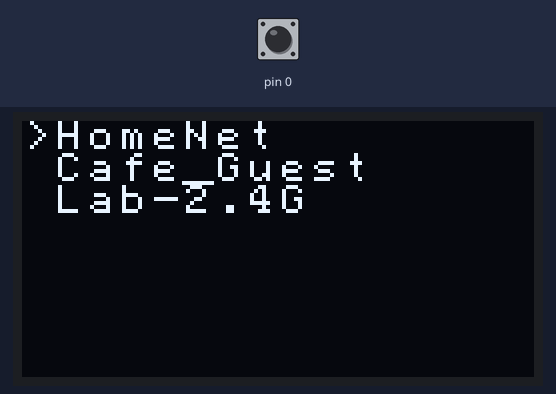
The sketch below on a simulated Arduino Uno, built for the host (arithmetic inside an expression is 32-bit, double 64-bit). Parts: 128×64 one-colour display. Inputs (shaded band) come from the test bench; at power-on: pin 0 HIGH. A WiFi scan finds three made-up networks.

Above: at 2.1 s.
2.9 s: pin 0 pulled LOW for 3.2 s
At 4.1 s:
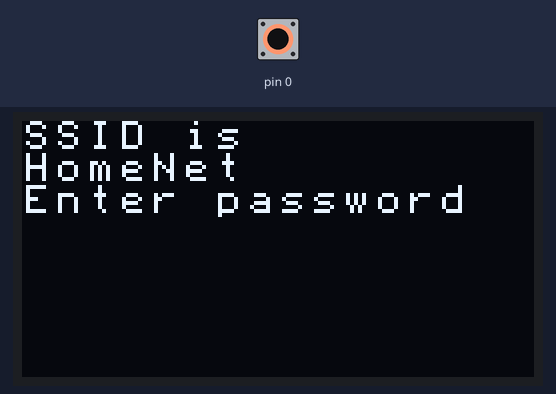
At 5.4 s:
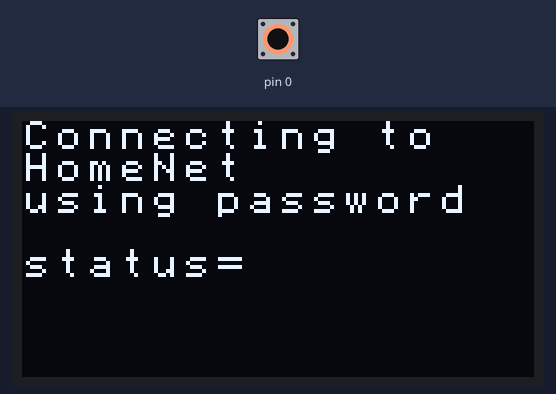
Timing chart, 0 to 6.9 s (numbered marks = the images above; inputs shaded):
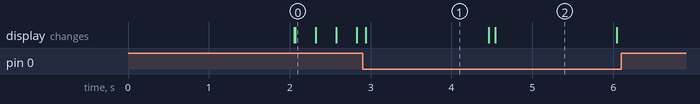

The sketch:

KeyInWifi.ino
```cpp
#include <U8x8lib.h>
#include "KeyInWifi.hpp"

U8X8_SSD1306_128X64_NONAME_SW_I2C u8x8(15, 4, 16);

void
setup()
{
  Serial.begin(115200);
  Serial.println();

  u8x8.begin();
  u8x8.setFont(u8x8_font_victoriamedium8_r);
  KeyInWifi kiw(u8x8, 0, KeyInWifi::ButtonMode::NORMAL_HIGH);
  kiw.enableDebug(Serial);
  kiw.execute();
}

void
loop()
{
}
```

Measured:
- after the input at 2.9 s, the display: changes at once (image 1)
- what the display in image 1 shows lasts 1.6 s, from 2.9 s to 4.5 s
